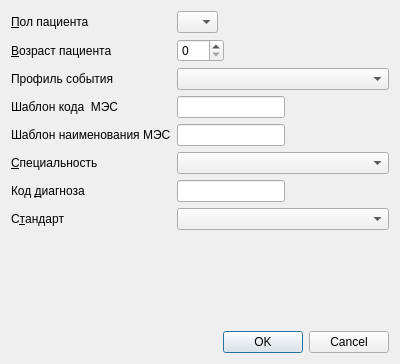
<?xml version="1.0" encoding="UTF-8"?>
<ui version="4.0">
 <class>TestDialog</class>
 <widget class="QDialog" name="TestDialog">
  <property name="geometry">
   <rect>
    <x>0</x>
    <y>0</y>
    <width>400</width>
    <height>364</height>
   </rect>
  </property>
  <property name="windowTitle">
   <string>Испытание МЭС</string>
  </property>
  <layout class="QGridLayout" name="gridLayout">
   <item row="1" column="0">
    <widget class="QLabel" name="lblAge">
     <property name="text">
      <string>&amp;Возраст пациента</string>
     </property>
     <property name="buddy">
      <cstring>edtAge</cstring>
     </property>
    </widget>
   </item>
   <item row="1" column="1">
    <widget class="QSpinBox" name="edtAge">
     <property name="sizePolicy">
      <sizepolicy hsizetype="Maximum" vsizetype="Fixed">
       <horstretch>0</horstretch>
       <verstretch>0</verstretch>
      </sizepolicy>
     </property>
     <property name="maximum">
      <number>150</number>
     </property>
    </widget>
   </item>
   <item row="6" column="0">
    <widget class="QLabel" name="lblSpeciality">
     <property name="text">
      <string>&amp;Специальность</string>
     </property>
     <property name="buddy">
      <cstring>cmbSpeciality</cstring>
     </property>
    </widget>
   </item>
   <item row="6" column="1" colspan="2">
    <widget class="CRBComboBox" name="cmbSpeciality">
     <property name="whatsThis">
      <string>&lt;html&gt;&lt;head&gt;&lt;meta name=&quot;qrichtext&quot; content=&quot;1&quot; /&gt;&lt;style type=&quot;text/css&quot;&gt;
p, li { white-space: pre-wrap; }
&lt;/style&gt;&lt;/head&gt;&lt;body style=&quot; font-family:'MS Shell Dlg 2'; font-size:8.25pt; font-weight:400; font-style:normal;&quot;&gt;
&lt;p style=&quot;-qt-paragraph-type:empty; margin-top:0px; margin-bottom:0px; margin-left:0px; margin-right:0px; -qt-block-indent:0; text-indent:0px;&quot;&gt;&lt;/p&gt;&lt;/body&gt;&lt;/html&gt;</string>
     </property>
    </widget>
   </item>
   <item row="7" column="0">
    <widget class="QLabel" name="lblMKB">
     <property name="text">
      <string>Код &amp;диагноза</string>
     </property>
     <property name="buddy">
      <cstring>edtMKB</cstring>
     </property>
    </widget>
   </item>
   <item row="7" column="1">
    <widget class="CICDCodeEditEx" name="edtMKB">
     <property name="sizePolicy">
      <sizepolicy hsizetype="Minimum" vsizetype="Fixed">
       <horstretch>0</horstretch>
       <verstretch>0</verstretch>
      </sizepolicy>
     </property>
    </widget>
   </item>
   <item row="8" column="0">
    <widget class="QLabel" name="lblMES">
     <property name="text">
      <string>С&amp;тандарт</string>
     </property>
     <property name="buddy">
      <cstring>cmbMES</cstring>
     </property>
    </widget>
   </item>
   <item row="8" column="1" colspan="2">
    <widget class="CMESComboBox" name="cmbMES"/>
   </item>
   <item row="9" column="0" colspan="2">
    <spacer>
     <property name="orientation">
      <enum>Qt::Vertical</enum>
     </property>
     <property name="sizeHint" stdset="0">
      <size>
       <width>20</width>
       <height>131</height>
      </size>
     </property>
    </spacer>
   </item>
   <item row="10" column="0" colspan="3">
    <widget class="QDialogButtonBox" name="buttonBox">
     <property name="orientation">
      <enum>Qt::Horizontal</enum>
     </property>
     <property name="standardButtons">
      <set>QDialogButtonBox::Cancel|QDialogButtonBox::Ok</set>
     </property>
    </widget>
   </item>
   <item row="7" column="2">
    <spacer name="horizontalSpacer">
     <property name="orientation">
      <enum>Qt::Horizontal</enum>
     </property>
     <property name="sizeHint" stdset="0">
      <size>
       <width>40</width>
       <height>20</height>
      </size>
     </property>
    </spacer>
   </item>
   <item row="3" column="1" colspan="2">
    <widget class="CRBComboBox" name="cmbEventProfile">
     <property name="whatsThis">
      <string>&lt;html&gt;&lt;head&gt;&lt;meta name=&quot;qrichtext&quot; content=&quot;1&quot; /&gt;&lt;style type=&quot;text/css&quot;&gt;
p, li { white-space: pre-wrap; }
&lt;/style&gt;&lt;/head&gt;&lt;body style=&quot; font-family:'MS Shell Dlg 2'; font-size:8.25pt; font-weight:400; font-style:normal;&quot;&gt;
&lt;p style=&quot;-qt-paragraph-type:empty; margin-top:0px; margin-bottom:0px; margin-left:0px; margin-right:0px; -qt-block-indent:0; text-indent:0px;&quot;&gt;&lt;/p&gt;&lt;/body&gt;&lt;/html&gt;</string>
     </property>
    </widget>
   </item>
   <item row="3" column="0">
    <widget class="QLabel" name="lblEventProfile">
     <property name="text">
      <string>Профиль события</string>
     </property>
     <property name="buddy">
      <cstring>cmbEventProfile</cstring>
     </property>
    </widget>
   </item>
   <item row="0" column="0">
    <widget class="QLabel" name="lblSex">
     <property name="text">
      <string>&amp;Пол пациента</string>
     </property>
     <property name="buddy">
      <cstring>cmbSex</cstring>
     </property>
    </widget>
   </item>
   <item row="0" column="1">
    <widget class="QComboBox" name="cmbSex">
     <property name="sizePolicy">
      <sizepolicy hsizetype="Maximum" vsizetype="Fixed">
       <horstretch>0</horstretch>
       <verstretch>0</verstretch>
      </sizepolicy>
     </property>
     <item>
      <property name="text">
       <string/>
      </property>
     </item>
     <item>
      <property name="text">
       <string>М</string>
      </property>
     </item>
     <item>
      <property name="text">
       <string>Ж</string>
      </property>
     </item>
    </widget>
   </item>
   <item row="4" column="0">
    <widget class="QLabel" name="lblMESCodeTemplate">
     <property name="text">
      <string>Шаблон кода  МЭС</string>
     </property>
    </widget>
   </item>
   <item row="5" column="0">
    <widget class="QLabel" name="lblMESNameTemplate">
     <property name="text">
      <string>Шаблон наименования МЭС</string>
     </property>
    </widget>
   </item>
   <item row="4" column="1">
    <widget class="QLineEdit" name="edtMESCodeTemplate"/>
   </item>
   <item row="5" column="1">
    <widget class="QLineEdit" name="edtMESNameTemplate"/>
   </item>
  </layout>
 </widget>
 <customwidgets>
  <customwidget>
   <class>CMESComboBox</class>
   <extends>QComboBox</extends>
   <header>library/MES/MESComboBox.h</header>
  </customwidget>
  <customwidget>
   <class>CRBComboBox</class>
   <extends>QComboBox</extends>
   <header>library/crbcombobox.h</header>
  </customwidget>
  <customwidget>
   <class>CICDCodeEditEx</class>
   <extends>QLineEdit</extends>
   <header>library/ICDCodeEdit.h</header>
  </customwidget>
 </customwidgets>
 <tabstops>
  <tabstop>cmbSex</tabstop>
  <tabstop>edtAge</tabstop>
  <tabstop>cmbEventProfile</tabstop>
  <tabstop>edtMESCodeTemplate</tabstop>
  <tabstop>edtMESNameTemplate</tabstop>
  <tabstop>cmbSpeciality</tabstop>
  <tabstop>edtMKB</tabstop>
  <tabstop>cmbMES</tabstop>
  <tabstop>buttonBox</tabstop>
 </tabstops>
 <resources/>
 <connections>
  <connection>
   <sender>buttonBox</sender>
   <signal>accepted()</signal>
   <receiver>TestDialog</receiver>
   <slot>accept()</slot>
   <hints>
    <hint type="sourcelabel">
     <x>266</x>
     <y>219</y>
    </hint>
    <hint type="destinationlabel">
     <x>157</x>
     <y>228</y>
    </hint>
   </hints>
  </connection>
  <connection>
   <sender>buttonBox</sender>
   <signal>rejected()</signal>
   <receiver>TestDialog</receiver>
   <slot>reject()</slot>
   <hints>
    <hint type="sourcelabel">
     <x>334</x>
     <y>219</y>
    </hint>
    <hint type="destinationlabel">
     <x>286</x>
     <y>228</y>
    </hint>
   </hints>
  </connection>
 </connections>
</ui>
